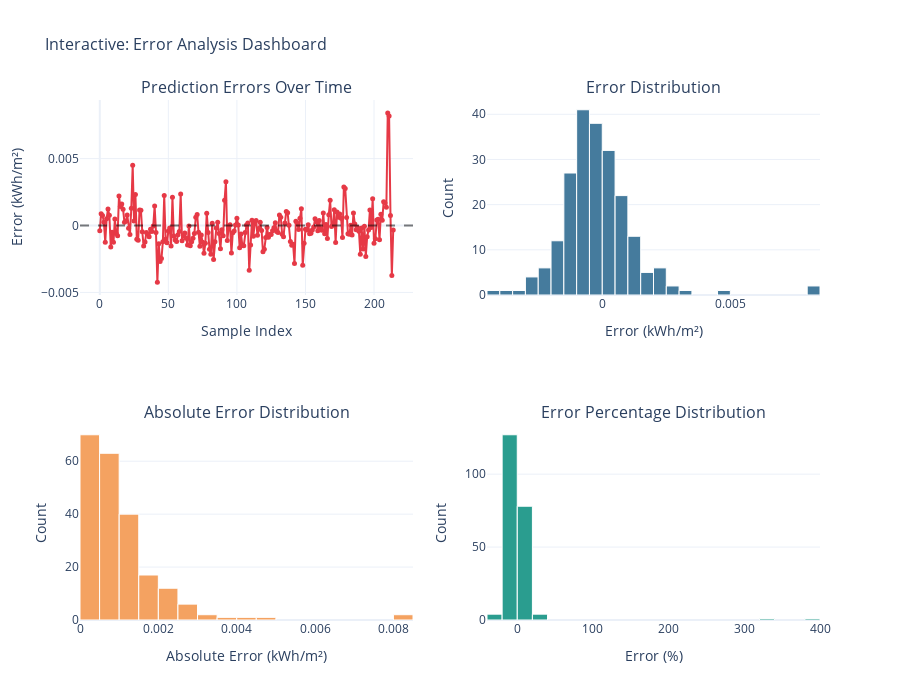

Write notebook code for a chart like this one.
### Code cell
# Interactive Error Analysis Dashboard
fig = make_subplots(
    rows=2, cols=2,
    subplot_titles=('Prediction Errors Over Time', 'Error Distribution', 
                    'Absolute Error Distribution', 'Error Percentage Distribution'),
    specs=[[{'type': 'scatter'}, {'type': 'histogram'}],
           [{'type': 'histogram'}, {'type': 'histogram'}]]
)

# 1. Errors over time
fig.add_trace(
    go.Scatter(
        x=test_df['Index'],
        y=test_df['Error'],
        mode='lines+markers',
        name='Error',
        line=dict(color='#E63946', width=2),
        marker=dict(size=5),
        hovertemplate='Index: %{x}<br>Error: %{y:.4f} kWh/m²<extra></extra>'
    ),
    row=1, col=1
)

# Add zero line
fig.add_hline(y=0, line_dash="dash", line_color="black", opacity=0.5, row=1, col=1)

# 2. Error distribution (histogram)
fig.add_trace(
    go.Histogram(
        x=test_df['Error'],
        nbinsx=30,
        name='Error Distribution',
        marker=dict(color='#457B9D', line=dict(color='white', width=1)),
        hovertemplate='Error Range: %{x}<br>Count: %{y}<extra></extra>'
    ),
    row=1, col=2
)

# 3. Absolute error distribution
fig.add_trace(
    go.Histogram(
        x=np.abs(test_df['Error']),
        nbinsx=30,
        name='Absolute Error',
        marker=dict(color='#F4A261', line=dict(color='white', width=1)),
        hovertemplate='|Error| Range: %{x}<br>Count: %{y}<extra></extra>'
    ),
    row=2, col=1
)

# 4. Error percentage distribution
fig.add_trace(
    go.Histogram(
        x=test_df['Error_Pct'],
        nbinsx=30,
        name='Error %',
        marker=dict(color='#2A9D8F', line=dict(color='white', width=1)),
        hovertemplate='Error % Range: %{x:.1f}%<br>Count: %{y}<extra></extra>'
    ),
    row=2, col=2
)

# Update layout
fig.update_xaxes(title_text="Sample Index", row=1, col=1)
fig.update_yaxes(title_text="Error (kWh/m²)", row=1, col=1)
fig.update_xaxes(title_text="Error (kWh/m²)", row=1, col=2)
fig.update_yaxes(title_text="Count", row=1, col=2)
fig.update_xaxes(title_text="Absolute Error (kWh/m²)", row=2, col=1)
fig.update_yaxes(title_text="Count", row=2, col=1)
fig.update_xaxes(title_text="Error (%)", row=2, col=2)
fig.update_yaxes(title_text="Count", row=2, col=2)

fig.update_layout(
    title_text='Interactive: Error Analysis Dashboard',
    title_font_size=16,
    showlegend=False,
    height=700,
    template='plotly_white'
)

fig.show()

### Figure 1 — Plotly figure (JSON) as saved in the notebook; plotly's stock layout.template omitted (floating-point values rounded to 4 significant figures; data arrays with more than 128 entries replaced by an {"elided": "..."} marker saying what was removed)
{"data": [{"hovertemplate": "Index: %{x}<br>Error: %{y:.4f} kWh/m²<extra></extra>", "line": {"color": "#E63946", "width": 2}, "marker": {"size": 5}, "mode": "lines+markers", "name": "Error", "type": "scatter", "x": {"elided": "215 int values"}, "xaxis": "x", "y": {"elided": "215 float values"}, "yaxis": "y"}, {"hovertemplate": "Error Range: %{x}<br>Count: %{y}<extra></extra>", "marker": {"color": "#457B9D", "line": {"color": "white", "width": 1}}, "name": "Error Distribution", "nbinsx": 30, "type": "histogram", "x": {"elided": "215 float values"}, "xaxis": "x2", "yaxis": "y2"}, {"hovertemplate": "|Error| Range: %{x}<br>Count: %{y}<extra></extra>", "marker": {"color": "#F4A261", "line": {"color": "white", "width": 1}}, "name": "Absolute Error", "nbinsx": 30, "type": "histogram", "x": {"elided": "215 float values"}, "xaxis": "x3", "yaxis": "y3"}, {"hovertemplate": "Error % Range: %{x:.1f}%<br>Count: %{y}<extra></extra>", "marker": {"color": "#2A9D8F", "line": {"color": "white", "width": 1}}, "name": "Error %", "nbinsx": 30, "type": "histogram", "x": {"elided": "215 float values"}, "xaxis": "x4", "yaxis": "y4"}], "layout": {"annotations": [{"font": {"size": 16}, "showarrow": false, "text": "Prediction Errors Over Time", "x": 0.225, "xanchor": "center", "xref": "paper", "y": 1, "yanchor": "bottom", "yref": "paper"}, {"font": {"size": 16}, "showarrow": false, "text": "Error Distribution", "x": 0.775, "xanchor": "center", "xref": "paper", "y": 1, "yanchor": "bottom", "yref": "paper"}, {"font": {"size": 16}, "showarrow": false, "text": "Absolute Error Distribution", "x": 0.225, "xanchor": "center", "xref": "paper", "y": 0.375, "yanchor": "bottom", "yref": "paper"}, {"font": {"size": 16}, "showarrow": false, "text": "Error Percentage Distribution", "x": 0.775, "xanchor": "center", "xref": "paper", "y": 0.375, "yanchor": "bottom", "yref": "paper"}], "height": 700, "shapes": [{"line": {"color": "black", "dash": "dash"}, "opacity": 0.5, "type": "line", "x0": 0, "x1": 1, "xref": "x domain", "y0": 0, "y1": 0, "yref": "y"}], "showlegend": false, "title": {"font": {"size": 16}, "text": "Interactive: Error Analysis Dashboard"}, "xaxis": {"anchor": "y", "domain": [0, 0.45], "title": {"text": "Sample Index"}}, "xaxis2": {"anchor": "y2", "domain": [0.55, 1], "title": {"text": "Error (kWh/m²)"}}, "xaxis3": {"anchor": "y3", "domain": [0, 0.45], "title": {"text": "Absolute Error (kWh/m²)"}}, "xaxis4": {"anchor": "y4", "domain": [0.55, 1], "title": {"text": "Error (%)"}}, "yaxis": {"anchor": "x", "domain": [0.625, 1], "title": {"text": "Error (kWh/m²)"}}, "yaxis2": {"anchor": "x2", "domain": [0.625, 1], "title": {"text": "Count"}}, "yaxis3": {"anchor": "x3", "domain": [0, 0.375], "title": {"text": "Count"}}, "yaxis4": {"anchor": "x4", "domain": [0, 0.375], "title": {"text": "Count"}}}}
